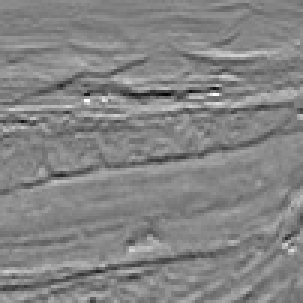
#> input picture data/00a3af90ab.png, 101 x 101 px, given in place of 884cd7af00.png, which was not available (shown 3 times larger)
$ jupyter execute --allow-errors Untitled.ipynb   (older library calls are emulated)
#> lines starting #> are read from the running program, lines starting #| are printed output that depends on the picture; pictures that were not available may be replaced by others from this repository, and a replacement may not be noted
[cell 1]
import os
import numpy as np
import cv2
from scipy.interpolate import RectBivariateSpline
from skimage.filters import apply_hysteresis_threshold

import matplotlib.pyplot as plt


# See PyCharm help at https://www.jetbrains.com/help/pycharm/
def show_in_plot(img1, img2, img3, img4):
    plt.figure()
    plt.subplot(2, 2, 1)
    plt.imshow(img1, cmap='gray')
    plt.subplot(2, 2, 2)
    plt.imshow(img2, cmap='gray')
    plt.subplot(2, 2, 3)
    plt.imshow(img3, cmap='gray')
    plt.subplot(2, 2, 4)
    plt.imshow(img4, cmap='gray')
    plt.show()

def get_patch_at(pixel_grid, i, j, size):
    x_length, y_length = pixel_grid.shape
    half_size = int(size / 2)
    start_x: int = max(0, i - half_size)
    end_x: int = min(x_length, i + half_size + 1)
    start_y: int = max(0, j - half_size)
    end_y: int = min(y_length, j + half_size + 1)
    pad_start_x: int = max(0, -(i - half_size))
    pad_end_x: int = max(0, (i + half_size + 1) - x_length)
    pad_start_y: int = max(0, -(j - half_size))
    pad_end_y: int = max(0, (j + half_size + 1) - y_length)
    pad_value = ((pad_start_x, pad_end_x), (pad_start_y, pad_end_y))
    sliced = pixel_grid[start_x:end_x, start_y:end_y]
    if pad_start_x == 0 and pad_end_x == 0 and pad_start_y == 0 and pad_end_y == 0:
        return sliced
    else:
        return np.pad(sliced, pad_value, 'edge')


def get_cov(x, y, patch_size):
    x_avg = np.average(x)
    y_avg = np.average(y)
    sum = np.multiply(x-x_avg, y-y_avg)
    return np.sum(sum) / patch_size * patch_size

def treat(img_path):
#> called with img_path = 'data/884cd7af00.png'
    I = cv2.cvtColor(cv2.imread(img_path), 0)
    I = cv2.resize(I, dsize=(200, 200), interpolation=cv2.INTER_AREA)
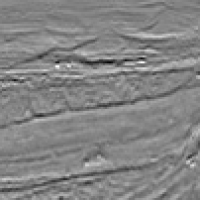
#> I: shape (200, 200, 4); mean B, G, R, A 132, 132, 132, 255
    I = I / 255

    patch_size = 25
    Gx = cv2.Sobel(I, cv2.CV_64F, 1, 0, ksize=patch_size)
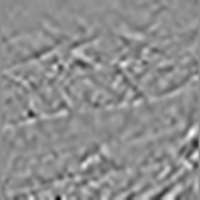
#> Gx: shape (200, 200, 4) float64; mean B, G, R, A -3.41e+09, -3.41e+09, -3.41e+09, 0; drawn with min black and max white
    Gy = cv2.Sobel(I, cv2.CV_64F, 0, 1, ksize=patch_size)
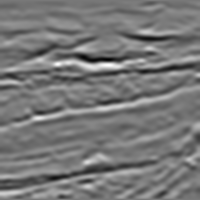
#> Gy: shape (200, 200, 4) float64; mean B, G, R, A 8.19e+09, 8.19e+09, 8.19e+09, 0; drawn with min black and max white

    w, h = I.shape
    patch_size = 25

    covxx = np.zeros((w, h))
    covxy = np.zeros((w, h))
    covyx = np.zeros((w, h))
    covyy = np.zeros((w, h))
    chaos=np.zeros((w, h))

    for i in range(0, w):
        for j in range(0, h):
            sovel_x_patch = get_patch_at(Gx, i, j, patch_size)
            sovel_y_patch = get_patch_at(Gy, i, j, patch_size)
            covxx[i, j] = get_cov(sovel_x_patch, sovel_x_patch, patch_size)
            covxy[i, j] = get_cov(sovel_x_patch, sovel_y_patch, patch_size)
            covyx[i, j] = get_cov(sovel_y_patch, sovel_x_patch, patch_size)
            covyy[i, j] = get_cov(sovel_y_patch, sovel_y_patch, patch_size)
            co=np.array([[covxx[i,j],covxy[i,j]],[covyx[i,j],covyy[i,j]]])
            w,_=np.linalg.eig(co)

            chaos[i,j]=abs(w[0]-w[1])/(w[0]+w[1])
    covxy = np.abs(covxy)
    covxy = covxy / np.max(covxy)
    # show_in_plot(covxx)
    show_in_plot(I, chaos, Gx, Gy)
    # show_in_plot(covyy)
#> (the rest of this cell did not finish here and is left out)
